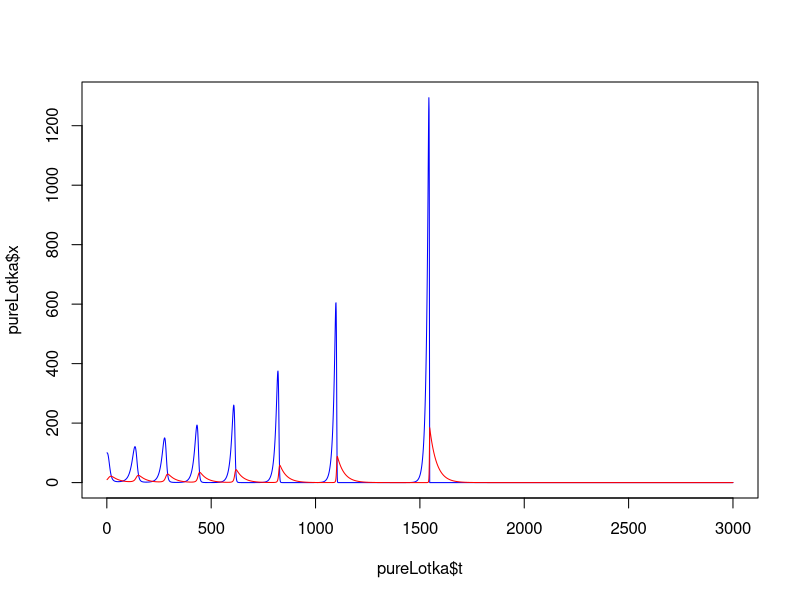
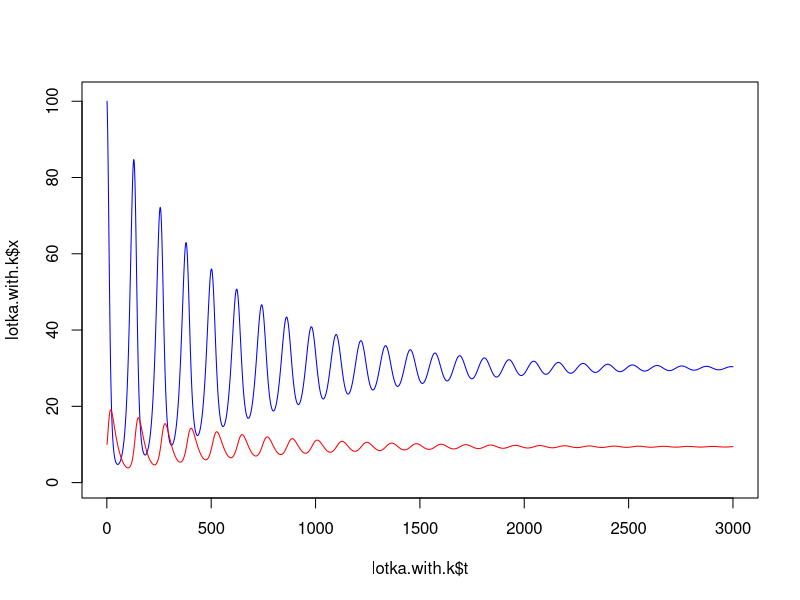
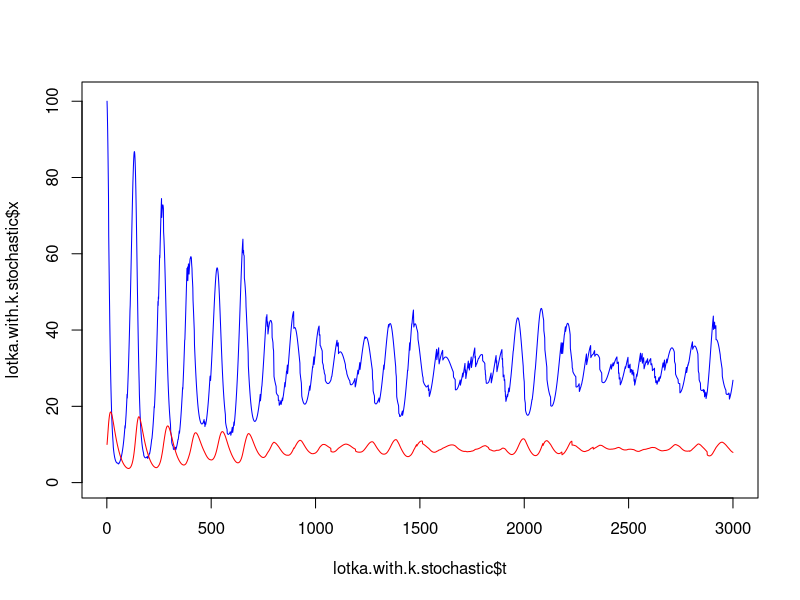

R code for these plots, in order: (Note: this script raises an error after producing the figures.)
#lotka-volterra


dolotka <- function(t, alpha, beta, delta, gamma, x, y){
  out.df <- data.frame(t = seq(1:t), x = x, y = y )
  for(i in 2:t){
    out.df$x[i] = out.df$x[i-1] + (alpha*out.df$x[i-1] - beta*out.df$x[i-1]*out.df$y[i-1])
    
    out.df$y[i] = out.df$y[i-1] + (delta*out.df$x[i-1]*out.df$y[i-1] - gamma*out.df$y[i-1])
    
    if(out.df$x[i] < 0 | out.df$x[i-1] == 0){
      out.df$x[i] = 0
    }
    
    if(out.df$y[i] < 0 | out.df$y[i-1] == 0){
      out.df$y[i] = 0
    }
    
  }
  return(out.df)
}





dolotka_K.x <- function(t, alpha, beta, delta, gamma, x, y, x.K){
  out.df <- data.frame(t = seq(1:t), x = x, y = y )
  for(i in 2:t){
    out.df$x[i] = out.df$x[i-1] + (alpha*out.df$x[i-1]*(1-(out.df$x[i-1]/x.K)) - beta*out.df$x[i-1]*out.df$y[i-1])
    
    out.df$y[i] = out.df$y[i-1] + (delta*out.df$x[i-1]*out.df$y[i-1] - gamma*out.df$y[i-1])
    
    if(out.df$x[i] < 0 | out.df$x[i-1] == 0){
      out.df$x[i] = 0
    }
    
    if(out.df$y[i] < 0 | out.df$y[i-1] == 0){
      out.df$y[i] = 0
    }
    
  }
  return(out.df)
}




dolotka_K.x_Stochast <- function(t, alpha, beta, delta, gamma, x, y, x.K, x.p, y.p){
  out.df <- data.frame(t = seq(1:t), x = x, y = y )
  for(i in 2:t){
    tempxp <- runif(1,0,1)
    xd = 0
    if(tempxp < x.p){
      xd = -1
    }
    
    tempyp <- runif(1,0,1)
    yd = 0
    if(tempyp < y.p){
      yd = -1
    }
    
    
    out.df$x[i] = out.df$x[i-1] + (alpha*out.df$x[i-1]*(1-(out.df$x[i-1]/x.K)) - beta*out.df$x[i-1]*out.df$y[i-1])+(out.df$x[i-1]*xd*runif(1,0,0.1))
    
    out.df$y[i] = out.df$y[i-1] + (delta*out.df$x[i-1]*out.df$y[i-1] - gamma*out.df$y[i-1])+(out.df$y[i-1]*yd*runif(1,0,0.1))
    
    if(out.df$x[i] < 0 | out.df$x[i-1] == 0){
      out.df$x[i] = 0
    }
    
    if(out.df$y[i] < 0 | out.df$y[i-1] == 0){
      out.df$y[i] = 0
    }
    
  }
  return(out.df)
}


alpha = 0.1
beta = 0.01
delta = 0.001
gamma = 0.03
x = 100
y = 10


pureLotka <- dolotka(t = 3000,alpha =  alpha, beta = beta, delta = delta, gamma = gamma,x = x, y = y)
pureLotka$type = "simple"

plot(pureLotka$t, pureLotka$x, type = "l", col = "blue", ylim = c(0, max(pureLotka$x)+1))
lines(pureLotka$t, pureLotka$y, col = "red")

lotka.with.k <- dolotka_K.x(t = 3000,alpha =  alpha, beta = beta, delta = delta, gamma = gamma,x = x, y = y, x.K = 500)
lotka.with.k$type = "with.k"

plot(lotka.with.k$t, lotka.with.k$x, type = "l", col = "blue", ylim = c(0, max(lotka.with.k$x)+1))
lines(lotka.with.k$t, lotka.with.k$y, col = "red")


lotka.with.k.stochastic <- dolotka_K.x_Stochast(t = 3000,alpha =  alpha, beta = beta, delta = delta, gamma = gamma,x = x, y = y, x.K = 500, x.p = 0.1, y.p = 0.01)
lotka.with.k.stochastic$type = "with.k.stochastic"


plot(lotka.with.k.stochastic$t, lotka.with.k.stochastic$x, type = "l", col = "blue", ylim = c(0, max(lotka.with.k.stochastic$x)+1))
lines(lotka.with.k.stochastic$t, lotka.with.k.stochastic$y, col = "red")

pureLotka.g <- pureLotka%>%gather(key = "population", value = "N", -t, -type)

lotka.with.k.g <- lotka.with.k%>%gather(key = "population", value = "N", -t, -type)

lotka.with.k.stochastic.g <- lotka.with.k.stochastic%>%gather(key = "population", value = "N", -t, -type)


allLotkas <- rbind(pureLotka.g,lotka.with.k.g,lotka.with.k.stochastic.g)


ggplot(allLotkas, aes(t, N, colour = population))+geom_line()+facet_grid(vars(type), scales = "free")+theme_bw()+scale_colour_manual(values = c("blue","red"),labels = c("prey", "predator"))+scale_y_continuous(labels = NULL)+scale_x_continuous(labels = NULL)
